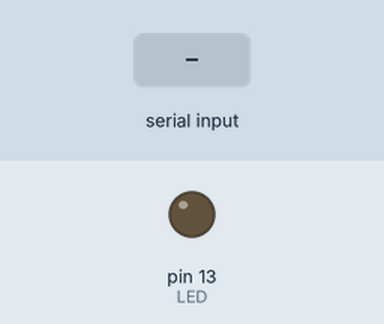
Simulated run of this sketch. Board: Arduino Uno, built with avr-gcc and run on an emulated ATmega328P. Shown: output pins drawn as LEDs (lit = HIGH). The test bench sets the inputs (shaded band). The modem accepts every AT command (registered, SIM ready, sends succeed) and sends nothing else; what the sketch prints to the serial monitor is not drawn.

Above: at 2.1 s.
2.2 s: "2" received over the second serial link
At 3.4 s:
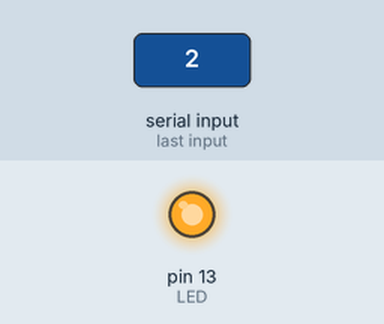
3.7 s: "1" received over the second serial link
At 4.5 s:
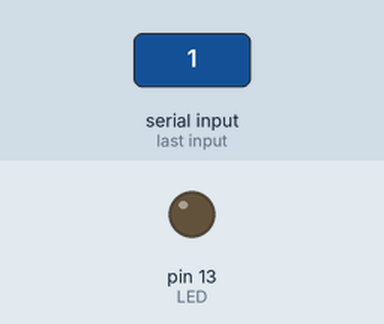
Timing chart, 0 to 6.7 s (numbered marks = the images above; inputs shaded):
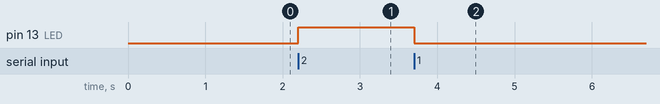

The sketch:

Bai1.ino
```cpp
#include <SoftwareSerial.h>

#define TX_PIN      0 //D3
#define RX_PIN      4 //D2
#define LED LED_BUILTIN
SoftwareSerial bluetooth(RX_PIN, TX_PIN);
int baudRate[] = {300, 1200, 2400, 4800, 9600, 19200, 38400, 57600, 115200};

void setup() {
  pinMode(LED_BUILTIN,OUTPUT);
  digitalWrite(LED_BUILTIN,LOW);
  Serial.begin(9600);
  while (!Serial) {}

  Serial.println("Configuring, please wait...");

  for (int i = 0 ; i < 9 ; i++) {
     bluetooth.begin(baudRate[i]);
     String cmd = "AT+BAUD4";
     bluetooth.print(cmd);
     bluetooth.flush();
     delay(100);
  }

  bluetooth.begin(9600);
  Serial.println("Config done");
  while (!bluetooth) {}

  Serial.println("Enter AT commands:");
}

void loop() {
  if (bluetooth.available()) {
    char data_received;
      data_received = bluetooth.read();
      if (data_received == '1')
      {
       digitalWrite(LED, LOW);
       bluetooth.write("LED turned ON\n");
      }
      else if (data_received == '2')
      {
       digitalWrite(LED, HIGH);
       bluetooth.write("LED turned OFF\n");
      }
      else
      {
       bluetooth.write("Select either 1 or 2");
      }
    }
  }
```

Measured:
- after the input at 2.2 s, pin 13 (LED): LOW → HIGH at once
- after the input at 3.7 s, pin 13 (LED): HIGH → LOW at once
